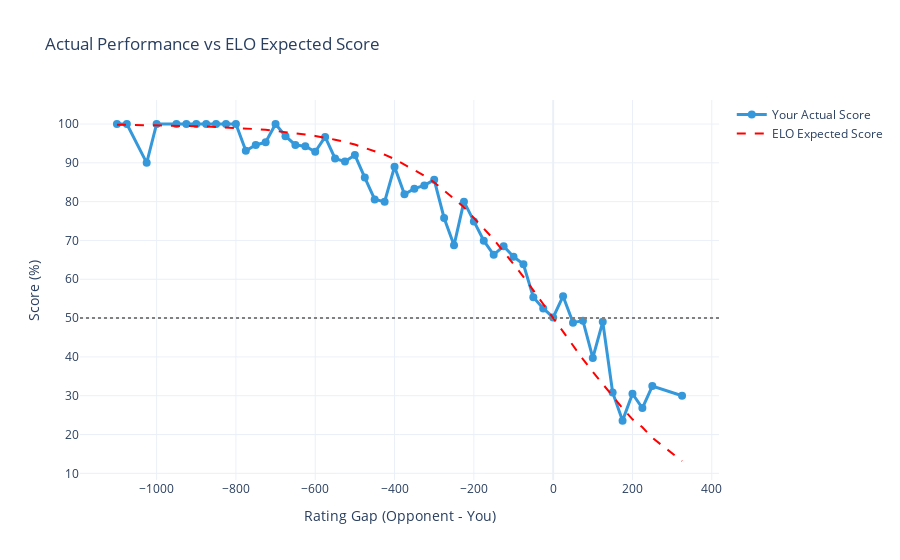

Notebook code for this chart:
### Code cell
# Compare actual vs ELO expected
df['elo_expected'] = df['rating_gap'].apply(expected_score_elo)
df['rating_gap_rounded'] = (df['rating_gap'] / 25).round() * 25

comparison = df.groupby('rating_gap_rounded').agg({
    'outcome_numeric': 'mean',
    'elo_expected': 'mean',
    'game_id': 'count'
}).reset_index()
comparison.columns = ['rating_gap', 'actual_score', 'expected_score', 'games']
comparison = comparison[comparison['games'] >= 10]

fig_compare = go.Figure()
fig_compare.add_trace(go.Scatter(
    x=comparison['rating_gap'], y=comparison['actual_score'] * 100,
    mode='markers+lines', name='Your Actual Score',
    line=dict(color=COLOR_PRIMARY, width=3), marker=dict(size=8)
))
fig_compare.add_trace(go.Scatter(
    x=comparison['rating_gap'], y=comparison['expected_score'] * 100,
    mode='lines', name='ELO Expected Score',
    line=dict(color='red', width=2, dash='dash')
))
fig_compare.add_hline(y=50, line_dash="dot", line_color="gray")
fig_compare.update_layout(
    title='Actual Performance vs ELO Expected Score',
    xaxis_title='Rating Gap (Opponent - You)',
    yaxis_title='Score (%)',
    template=CHART_TEMPLATE, hovermode='x unified'
)
fig_compare.show()

df['elo_deviation'] = df['outcome_numeric'] - df['elo_expected']
mean_deviation = df['elo_deviation'].mean()
print(f"\nELO Deviation: {mean_deviation:+.3f}")
print(f"You perform {'BETTER' if mean_deviation > 0 else 'WORSE'} than ELO predicts by {abs(mean_deviation)*100:.1f}%")

### Figure 1 — Plotly figure (JSON) as saved in the notebook; plotly's stock layout.template omitted (floating-point values rounded to 4 significant figures)
{"data": [{"line": {"color": "#3498db", "width": 3}, "marker": {"size": 8}, "mode": "markers+lines", "name": "Your Actual Score", "type": "scatter", "x": [-1100.0, -1075.0, -1025.0, -1000.0, -950.0, -925.0, -900.0, -875.0, -850.0, -825.0, -800.0, -775.0, -750.0, -725.0, -700.0, -675.0, -650.0, -625.0, -600.0, -575.0, -550.0, -525.0, -500.0, -475.0, -450.0, -425.0, -400.0, -375.0, -350.0, -325.0, -300.0, -275.0, -250.0, -225.0, -200.0, -175.0, -150.0, -125.0, -100.0, -75.0, -50.0, -25.0, -0.0, 25.0, 50.0, 75.0, 100.0, 125.0, 150.0, 175.0, 200.0, 225.0, 250.0, 325.0], "y": [100.0, 100.0, 90.0, 100.0, 100.0, 100.0, 100.0, 100.0, 100.0, 100.0, 100.0, 93.1, 94.59, 95.31, 100.0, 96.88, 94.59, 94.29, 92.86, 96.67, 91.13, 90.32, 92.0, 86.21, 80.56, 80.0, 89.0, 81.88, 83.33, 84.19, 85.61, 75.79, 68.75, 80.0, 74.85, 69.95, 66.29, 68.53, 65.81, 63.87, 55.35, 52.49, 50.16, 55.65, 48.83, 49.34, 39.73, 49.04, 30.83, 23.58, 30.51, 26.83, 32.5, 30.0]}, {"line": {"color": "red", "dash": "dash", "width": 2}, "mode": "lines", "name": "ELO Expected Score", "type": "scatter", "x": [-1100.0, -1075.0, -1025.0, -1000.0, -950.0, -925.0, -900.0, -875.0, -850.0, -825.0, -800.0, -775.0, -750.0, -725.0, -700.0, -675.0, -650.0, -625.0, -600.0, -575.0, -550.0, -525.0, -500.0, -475.0, -450.0, -425.0, -400.0, -375.0, -350.0, -325.0, -300.0, -275.0, -250.0, -225.0, -200.0, -175.0, -150.0, -125.0, -100.0, -75.0, -50.0, -25.0, -0.0, 25.0, 50.0, 75.0, 100.0, 125.0, 150.0, 175.0, 200.0, 225.0, 250.0, 325.0], "y": [99.82, 99.79, 99.73, 99.68, 99.57, 99.52, 99.44, 99.36, 99.26, 99.14, 99.01, 98.85, 98.69, 98.49, 98.23, 98.0, 97.67, 97.32, 96.93, 96.49, 95.96, 95.37, 94.71, 93.84, 93.04, 92.09, 90.95, 89.59, 88.23, 86.69, 84.96, 82.92, 80.74, 78.55, 75.87, 73.23, 70.3, 67.14, 63.97, 60.64, 57.14, 53.57, 49.97, 46.39, 42.91, 39.4, 36.17, 32.95, 29.9, 26.74, 23.93, 21.87, 19.16, 13.19]}], "layout": {"hovermode": "x unified", "shapes": [{"line": {"color": "gray", "dash": "dot"}, "type": "line", "x0": 0, "x1": 1, "xref": "x domain", "y0": 50, "y1": 50, "yref": "y"}], "title": {"text": "Actual Performance vs ELO Expected Score"}, "xaxis": {"title": {"text": "Rating Gap (Opponent - You)"}}, "yaxis": {"title": {"text": "Score (%)"}}}}
